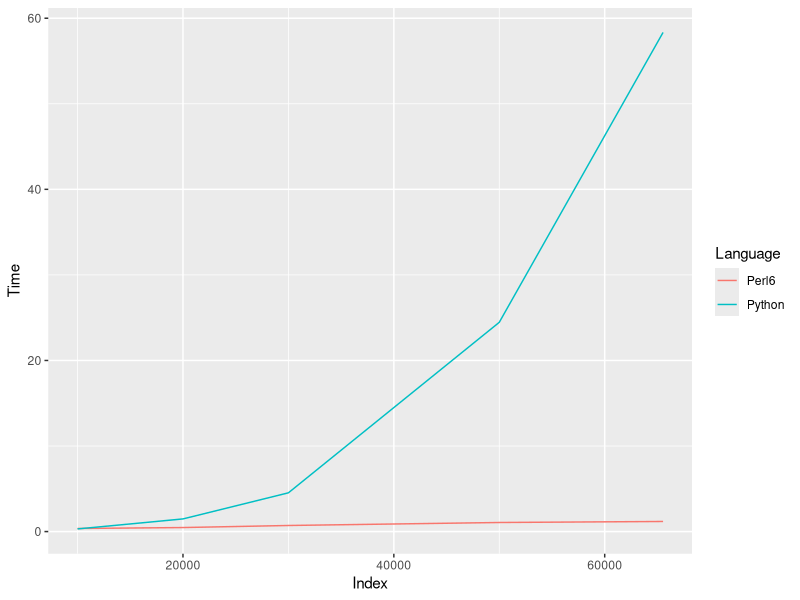

Reproduce this figure in R.
require(ggplot2)
require(ggthemes)

data <- read.csv('fib-py-vs-p6.csv')
data$Index = as.numeric(data$Index)
data$Time = as.numeric(data$Time)
ggplot(data,aes(x=Index,y=Time,color=Language))+ geom_line()
